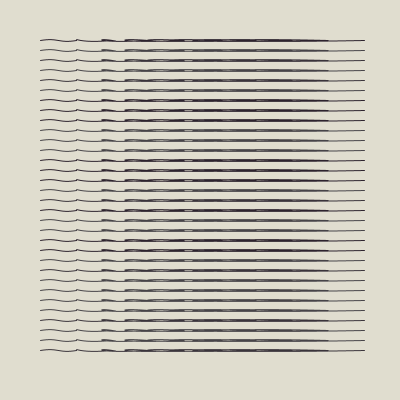
Frame 1 (no input)
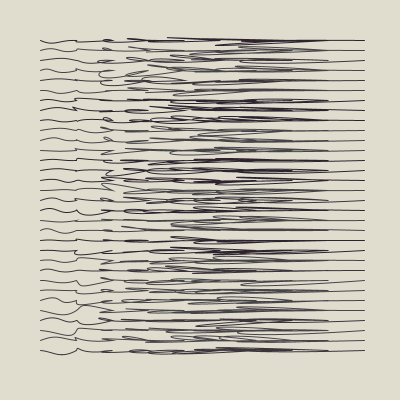
Frame 60 (the mouse pressed at the canvas centre just before this capture)
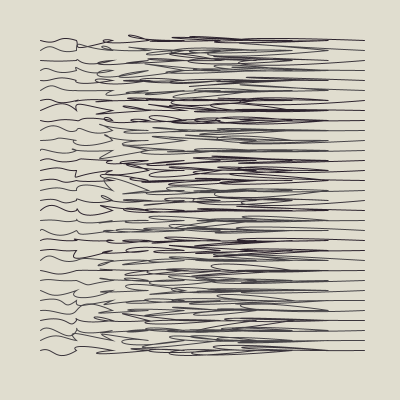
Frame 120 (the mouse held since frame 60 and released just before this capture)

The Processing sketch that drew these frames (run headless with seeded random() and noise(); from frame 60 on, the mouse is pressed at the canvas centre):

// Processing sketch: BezierDevolution
// ── BezierDevolution.pde
ArrayList<BezierLine> bl = new ArrayList<BezierLine>();
color[] pallet;
color background = #E0DDCF;

void setup()
{
  size(400, 400);
  background(background);
  noFill();
  InitPallet();
  int offset = 40;
  int spacing = 10;
  int len = height-offset;
  int numSegs = 10;
  int segLen = len/numSegs; 

  for (int y = offset; y < len; y+=spacing) {
    BezierLine b =  new BezierLine(offset, y, SomeColor());
    for (int i = 1; i < numSegs; i++) 
    {
      b.AddSegment(offset + i*segLen, y, offset + i*segLen*0.5, y-spacing*0.3, offset + i*segLen*0.5, y+spacing*0.3);
    }
    bl.add(b);
  }
}
void draw()
{
  background(background);
  for (BezierLine b : bl)
  {
    b.Draw();
   // b.DrawAnchors();
   // b.DrawControlPoints();
    for (int i = 0; i < b.line.size(); i++)
    {
      b.AdjustControls(i, Pert(), Pert(), Pert(), Pert());
    }
  }
}

float Pert()
{
  return random(-1, 1);
}

void InitPallet()
{
  pallet = new color[3]; 
pallet[0] = #474448;
pallet[1] = #2D232E;
pallet[2] = #3A343B;
}

color SomeColor()
{
  int pick = floor(random(pallet.length));
  return pallet[pick];
}

// ── BezierLine.pde
class BezierLine
{

  ArrayList<BezierSegment> line = new ArrayList<BezierSegment>();
  float xO;
  float yO;

  color lineColour;
  color anchorColour =   color(139, 0, 0);
  color contColour =   color(0, 0, 139);
  float markerDiameter = 5;

  BezierLine (float x, float y, color col)
  {
    xO = x;
    yO = y;
    lineColour = col;
  }

  BezierLine (PVector start) 
  {
    this(start.x, start.y);
  }

  BezierLine (float x, float y) 
  {
    this(x, y, color(0));
  }

  void AddSegment(PVector anchor, PVector cont1, PVector cont2)
  {
    line.add(new BezierSegment(anchor.x, anchor.y, cont1.x, cont1.y, cont2.x, cont2.y));
  }

  void AddSegment(float xAnchor, float yAnchor, float xCont1, float yCont1, float xCont2, float yCont2)
  {
    line.add(new BezierSegment(xAnchor, yAnchor, xCont1, yCont1, xCont2, yCont2));
  }

  void Draw()
  {
    if (line.size()<1)
    {
      println("you must add segments to BezierLine before drawing");
      return;
    }
    BezierSegment seg;
    beginShape();
    stroke(lineColour);
    vertex(xO, yO);
    for (int i = 0; i < line.size(); i++)
    {
      seg = line.get(i);
      bezierVertex(seg.xCont1, seg.yCont1, seg.xCont2, seg.yCont2, seg.xAnchor, seg.yAnchor);
    }
    endShape();
  }

  void DrawAnchors()
  {
    noFill();
    stroke(anchorColour);
    ellipse(xO, yO, markerDiameter, markerDiameter);
    for (BezierSegment seg : line)
      ellipse(seg.xAnchor, seg.yAnchor, markerDiameter, markerDiameter);
  }

  void DrawControlPoints()
  {
    noFill();
    stroke(contColour);
    for (BezierSegment seg : line)
    {
      ellipse(seg.xCont1, seg.yCont1, markerDiameter, markerDiameter);
      ellipse(seg.xCont2, seg.yCont2, markerDiameter, markerDiameter);
    }
  }
  void UpdateControls(int index, float xCont1, float yCont1, float xCont2, float yCont2)
  {
    BezierSegment seg = line.get(index);
    seg.xCont1 = xCont1;
    seg.yCont1 = yCont1; 
    seg.xCont2 = xCont2; 
    seg.yCont2 = yCont2;
  }

  void AdjustControls(int index, float xCont1, float yCont1, float xCont2, float yCont2)
  {
    BezierSegment seg = line.get(index);
    seg.xCont1 += xCont1;
    seg.yCont1 += yCont1; 
    seg.xCont2 += xCont2; 
    seg.yCont2 += yCont2;
  }

  void UpdateAnchor(int index, float xAnchor, float yAnchor)
  {
    if (index == 0)
    {
      xO = xAnchor;
      yO = yAnchor;
    } else
    {
      BezierSegment seg = line.get(index);
      seg.xAnchor = xAnchor;
      seg.yAnchor= yAnchor;
    }
  }
}



class BezierSegment
{
  float xAnchor; 
  float yAnchor; 
  float xCont1; 
  float yCont1; 
  float xCont2; 
  float yCont2;

  BezierSegment(float _xAnchor, float _yAnchor, float _xCont1, float _yCont1, float _xCont2, float _yCont2)
  {
    xAnchor = _xAnchor;
    yAnchor= _yAnchor; 
    xCont1 = _xCont1; 
    yCont1 = _yCont1; 
    xCont2 = _xCont2; 
    yCont2 = _yCont2;
  }
}
